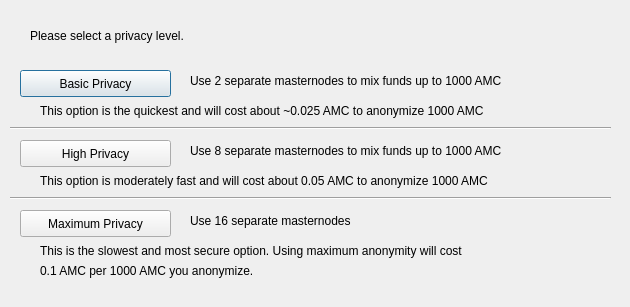
<?xml version="1.0" encoding="UTF-8"?>
<ui version="4.0">
 <class>DarksendConfig</class>
 <widget class="QDialog" name="DarksendConfig">
  <property name="geometry">
   <rect>
    <x>0</x>
    <y>0</y>
    <width>630</width>
    <height>307</height>
   </rect>
  </property>
  <property name="windowTitle">
   <string>Configure Darksend</string>
  </property>
  <widget class="QPushButton" name="buttonBasic">
   <property name="geometry">
    <rect>
     <x>20</x>
     <y>70</y>
     <width>151</width>
     <height>27</height>
    </rect>
   </property>
   <property name="text">
    <string>Basic Privacy</string>
   </property>
  </widget>
  <widget class="QPushButton" name="buttonHigh">
   <property name="geometry">
    <rect>
     <x>20</x>
     <y>140</y>
     <width>151</width>
     <height>27</height>
    </rect>
   </property>
   <property name="text">
    <string>High Privacy</string>
   </property>
  </widget>
  <widget class="QPushButton" name="buttonMax">
   <property name="geometry">
    <rect>
     <x>20</x>
     <y>210</y>
     <width>151</width>
     <height>27</height>
    </rect>
   </property>
   <property name="text">
    <string>Maximum Privacy</string>
   </property>
  </widget>
  <widget class="QLabel" name="label">
   <property name="geometry">
    <rect>
     <x>30</x>
     <y>20</y>
     <width>571</width>
     <height>31</height>
    </rect>
   </property>
   <property name="text">
    <string>Please select a privacy level.</string>
   </property>
  </widget>
  <widget class="QLabel" name="label_2">
   <property name="geometry">
    <rect>
     <x>190</x>
     <y>70</y>
     <width>421</width>
     <height>21</height>
    </rect>
   </property>
   <property name="text">
    <string>Use 2 separate masternodes to mix funds up to 1000 AMC</string>
   </property>
  </widget>
  <widget class="QLabel" name="label_3">
   <property name="geometry">
    <rect>
     <x>190</x>
     <y>140</y>
     <width>411</width>
     <height>21</height>
    </rect>
   </property>
   <property name="text">
    <string>Use 8 separate masternodes to mix funds up to 1000 AMC</string>
   </property>
  </widget>
  <widget class="QLabel" name="label_4">
   <property name="geometry">
    <rect>
     <x>190</x>
     <y>210</y>
     <width>421</width>
     <height>21</height>
    </rect>
   </property>
   <property name="text">
    <string>Use 16 separate masternodes</string>
   </property>
  </widget>
  <widget class="QLabel" name="label_6">
   <property name="geometry">
    <rect>
     <x>40</x>
     <y>100</y>
     <width>561</width>
     <height>21</height>
    </rect>
   </property>
   <property name="text">
    <string>This option is the quickest and will cost about ~0.025 AMC to anonymize 1000 AMC</string>
   </property>
  </widget>
  <widget class="QLabel" name="label_7">
   <property name="geometry">
    <rect>
     <x>40</x>
     <y>170</y>
     <width>561</width>
     <height>21</height>
    </rect>
   </property>
   <property name="text">
    <string>This option is moderately fast and will cost about 0.05 AMC to anonymize 1000 AMC</string>
   </property>
  </widget>
  <widget class="QLabel" name="label_8">
   <property name="geometry">
    <rect>
     <x>40</x>
     <y>240</y>
     <width>561</width>
     <height>21</height>
    </rect>
   </property>
   <property name="text">
    <string>This is the slowest and most secure option. Using maximum anonymity will cost</string>
   </property>
  </widget>
  <widget class="QLabel" name="label_9">
   <property name="geometry">
    <rect>
     <x>40</x>
     <y>260</y>
     <width>561</width>
     <height>21</height>
    </rect>
   </property>
   <property name="text">
    <string>0.1 AMC per 1000 AMC you anonymize.</string>
   </property>
  </widget>
  <widget class="Line" name="line">
   <property name="geometry">
    <rect>
     <x>10</x>
     <y>120</y>
     <width>601</width>
     <height>16</height>
    </rect>
   </property>
   <property name="orientation">
    <enum>Qt::Horizontal</enum>
   </property>
  </widget>
  <widget class="Line" name="line_2">
   <property name="geometry">
    <rect>
     <x>10</x>
     <y>190</y>
     <width>601</width>
     <height>16</height>
    </rect>
   </property>
   <property name="orientation">
    <enum>Qt::Horizontal</enum>
   </property>
  </widget>
 </widget>
 <resources/>
 <connections/>
</ui>
